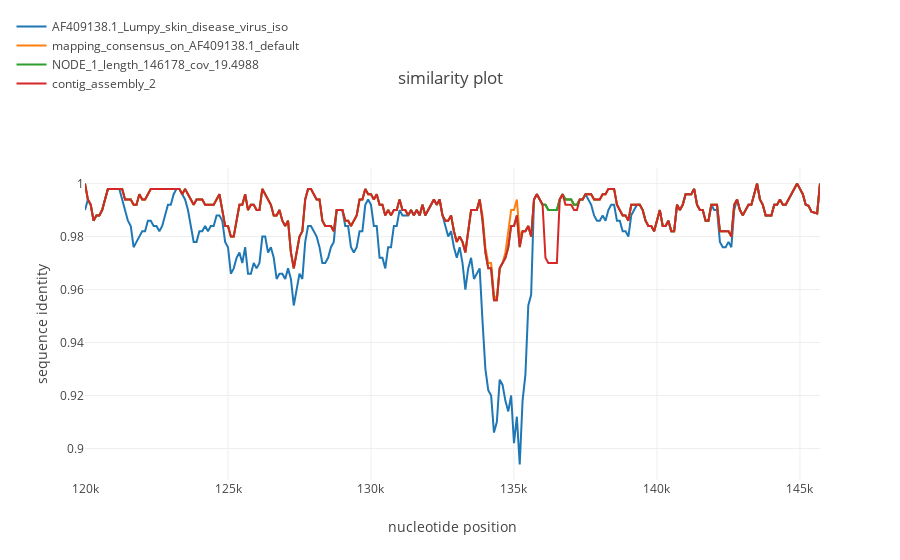

Notebook cell for this chart:
### Code cell
simgen("for_recan_lsdv.fasta", window=500, shift=100, pot_rec=2, region=(120000, 150000))

### Figure 1 — Plotly figure (JSON) as saved in the notebook; plotly's stock layout.template omitted (floating-point values rounded to 4 significant figures; data arrays with more than 128 entries replaced by an {"elided": "..."} marker saying what was removed)
{"data": [{"name": "AF409138.1_Lumpy_skin_disease_virus_iso", "type": "scatter", "uid": "5e6a7336-94a5-11e8-b111-d46a6a82ea71", "x": {"elided": "1033 int values"}, "y": {"elided": "258 float values"}}, {"name": "mapping_consensus_on_AF409138.1_default", "type": "scatter", "uid": "5e6a7337-94a5-11e8-8065-d46a6a82ea71", "x": {"elided": "1033 int values"}, "y": {"elided": "258 float values"}}, {"name": "NODE_1_length_146178_cov_19.4988", "type": "scatter", "uid": "5e6a7338-94a5-11e8-910e-d46a6a82ea71", "x": {"elided": "1033 int values"}, "y": {"elided": "258 float values"}}, {"name": "contig_assembly_2", "type": "scatter", "uid": "5e6a7339-94a5-11e8-9481-d46a6a82ea71", "x": {"elided": "1033 int values"}, "y": {"elided": "258 float values"}}], "layout": {"legend": {"x": -0.1, "y": 1.5}, "title": "similarity plot", "xaxis": {"title": "nucleotide position"}, "yaxis": {"title": "sequence identity"}}}
